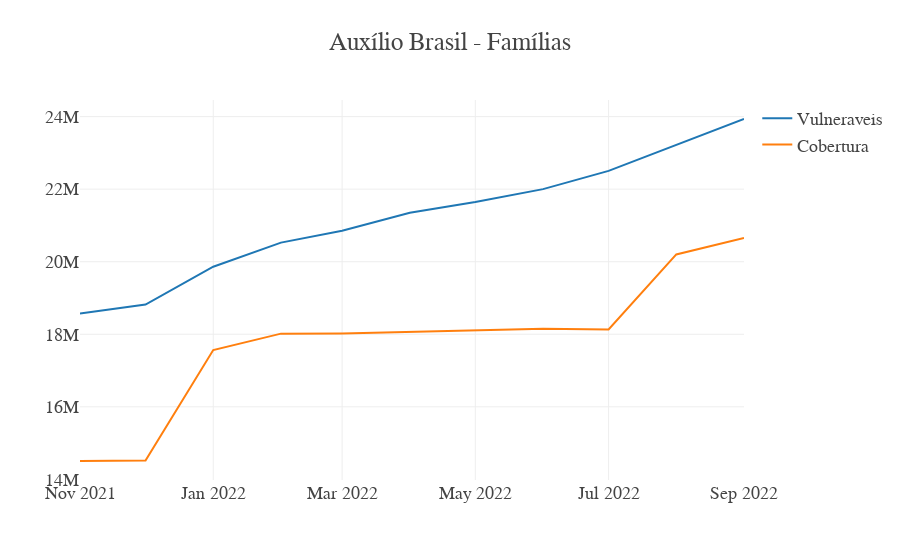

The notebook cell this image was saved under:
### Code cell
fig = go.Figure()


fig.add_trace(go.Scatter(x=df_auxilio['referencia'], y=df_auxilio['familias_vulneraveis'], mode='lines', name='Vulneraveis'))
fig.add_trace(go.Scatter(x=df_auxilio['referencia'], y=df_auxilio['familias_cobertura'], mode='lines', name='Cobertura'))



fig.update_layout(
    title="Auxílio Brasil - Famílias",
    font=dict(
        family="Courier New, monospace",
        size=18
    ),
    template='none'
)

fig.show()

### Figure 1 — Plotly figure (JSON) as saved in the notebook; plotly's stock layout.template omitted (floating-point values rounded to 4 significant figures)
{"data": [{"mode": "lines", "name": "Vulneraveis", "type": "scatter", "x": ["2021-11-01T00:00:00", "2021-12-01T00:00:00", "2022-01-01T00:00:00", "2022-02-01T00:00:00", "2022-03-01T00:00:00", "2022-04-01T00:00:00", "2022-05-01T00:00:00", "2022-06-01T00:00:00", "2022-07-01T00:00:00", "2022-08-01T00:00:00", "2022-09-01T00:00:00"], "y": [18572130, 18818144, 19861878, 20526444, 20855070, 21350296, 21645007, 22000507, 22504546, 23224331, 23934236]}, {"mode": "lines", "name": "Cobertura", "type": "scatter", "x": ["2021-11-01T00:00:00", "2021-12-01T00:00:00", "2022-01-01T00:00:00", "2022-02-01T00:00:00", "2022-03-01T00:00:00", "2022-04-01T00:00:00", "2022-05-01T00:00:00", "2022-06-01T00:00:00", "2022-07-01T00:00:00", "2022-08-01T00:00:00", "2022-09-01T00:00:00"], "y": [14506301, 14519216, 17566127, 18017489, 18021825, 18063021, 18119192, 18154897, 18134548, 20200862, 20653849]}], "layout": {"font": {"family": "Courier New, monospace", "size": 18}, "title": {"text": "Auxílio Brasil - Famílias"}}}
